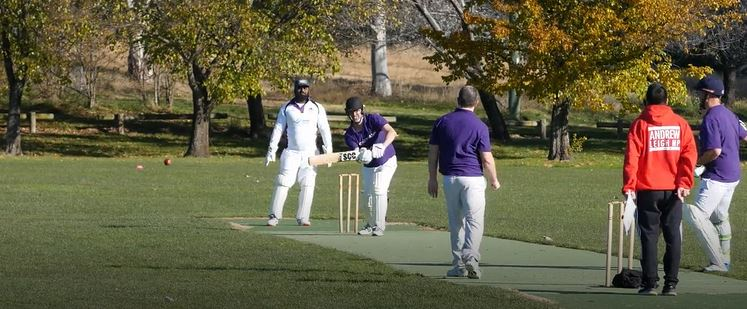
#> input picture tst.JPG, 747 x 309 px
$ python -i main.py   (imports and definitions only)
#> lines starting #> are read from the running program, lines starting #| are printed output that depends on the picture; after the words box and inside, x2 and y2 are one past the last pixel; in counts of white or black regions, pixels touching at a corner belong together
#> further down, picture is the input picture: shape (309, 747, 3); mean B, G, R 70.7, 96.5, 101
import cv2
import numpy as np
from tkinter import filedialog

def film_detection(imageFrame):

	hsvFrame = cv2.cvtColor(imageFrame, cv2.COLOR_BGR2HSV).copy()
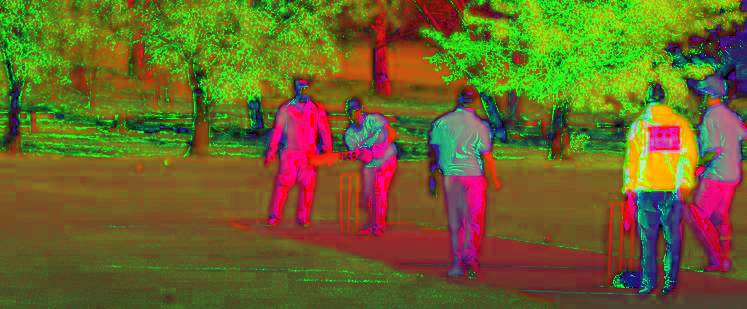
#> hsvFrame: shape (309, 747, 3); mean B, G, R 41.3, 100.8, 106.3


	lower = np.array([35, 0, 0], np.uint8)
	upper = np.array([179,255,255], np.uint8)
	mask = cv2.inRange(hsvFrame, lower, upper)
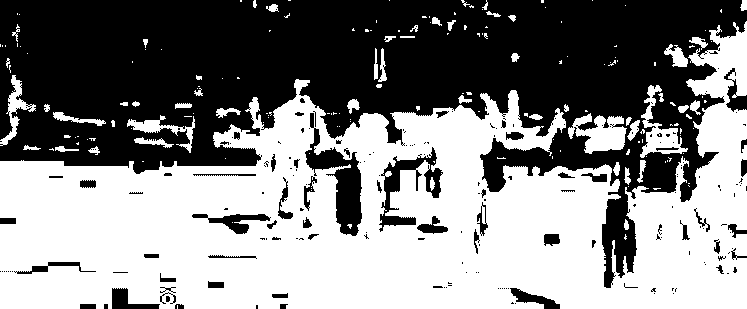
#> mask: shape (309, 747); 52.1% white; 202 black regions (142 under 20 px), largest, box (x1, y1, x2, y2) and area: (0, 0, 747, 288) 100260, (305, 113, 362, 236) 2473, (379, 147, 443, 232) 1585

	kernal = np.ones((5, 5), "uint8")

	mask = cv2.dilate(mask, kernal)
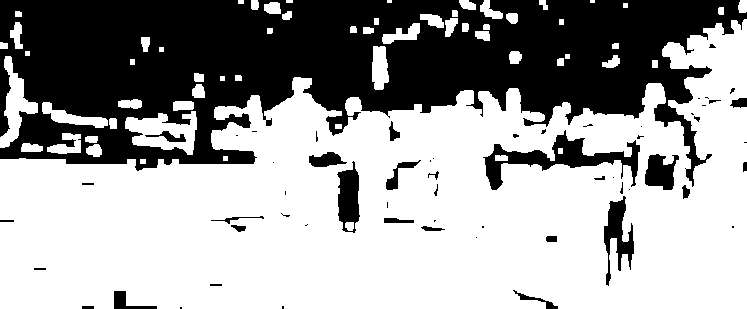
#> mask: shape (309, 747); 62.4% white; 60 black regions (30 under 20 px)

	contours, _ = cv2.findContours(mask,
										cv2.RETR_TREE,
										cv2.CHAIN_APPROX_SIMPLE)
#> contours = 119 contours, 38 with area under 20; largest, box (x1, y1, x2, y2) and area: (0, 19, 747, 309) 140412, (482, 129, 641, 191) 3084, (125, 111, 197, 155) 1826, (603, 195, 635, 287) 1331, (336, 160, 361, 234) 1247

	for _, contour in enumerate(contours):
		if cv2.contourArea(contour)<100:
			return True
#> this loop made 1 pass
#> contour on pass 1: [[140, 159], [140, 163], [145, 163], [145, 159]]

	return False

def main(file):
	cap = cv2.VideoCapture(file)

	_, frame1 = cap.read()
	_, frame2 = cap.read()


	while cap.isOpened():

		diff = cv2.absdiff(frame1, frame2)
		gray = cv2.cvtColor(diff, cv2.COLOR_BGR2GRAY)
		blur = cv2.GaussianBlur(gray, (5,5), 0)
		_, thresh = cv2.threshold(blur, 20, 255, cv2.THRESH_BINARY)
		contours, _ = cv2.findContours(thresh, cv2.RETR_TREE, cv2.CHAIN_APPROX_SIMPLE)


		for cont in contours:
			x, y, w, h = cv2.boundingRect(cont)

			if cv2.contourArea(cont)<120:

				if (x+w)-(y+h)<100:
					cut_img = frame2[y:y+h+20,x:x+h+20]
					# cv2.imwrite('ball/'+str(cnt)+'.jpg',cut_img)

					res = film_detection(cut_img)

					if res:
						frame1 = cv2.rectangle(frame1, (x, y),
												(x + w, y + h),
												(255 , 0, 0), 2)

		cv2.imshow("feed", frame1)
		frame1 = frame2
		ret, frame2 = cap.read()
		if cv2.waitKey(30) == 27:
			break

	cv2.destroyAllWindows()
	cap.release()


# [1 line not run here, left out]
# [2 lines that did not run here, left out]


# [1 line not run here, left out]

>>> import cv2
>>> picture = cv2.imread('tst.JPG')
>>> result = film_detection(picture)
#> result = True
